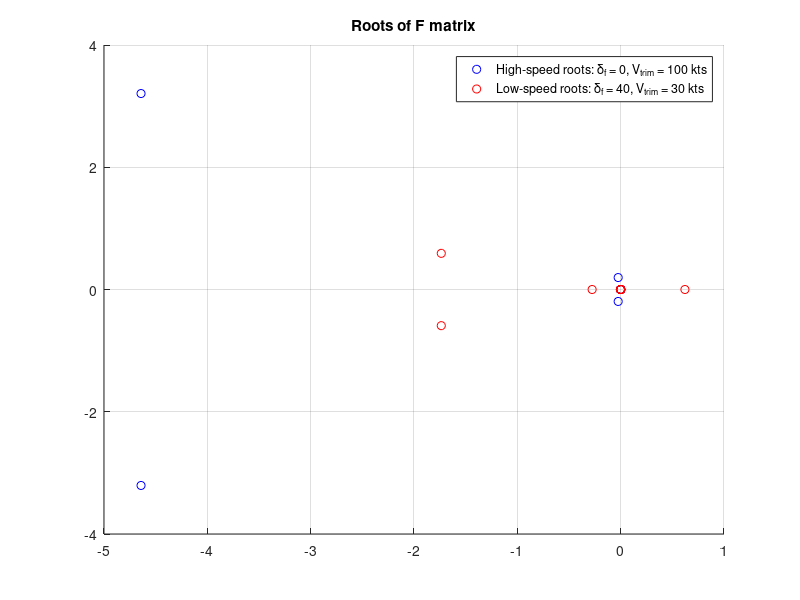

Reproduce this figure in MATLAB. (Note: this script raises an error after producing the figure.)
%Compare lowspeed and highspeeed roots

e1 = load('eig_low.mat');
e2 = load('eig_high.mat');
figure()
ax = axes();
scatter(real(e2.e), imag(e2.e), 'b')
hold on 
scatter(real(e1.e), imag(e1.e), 'r')
legend('High-speed roots: \delta_f = 0, V_{trim} = 100 kts', 'Low-speed roots: \delta_f = 40, V_{trim} = 30 kts')
title('Roots of F matrix')
grid
ax.YAxisLocation = 'origin';
ax.XAxisLocation = 'origin';